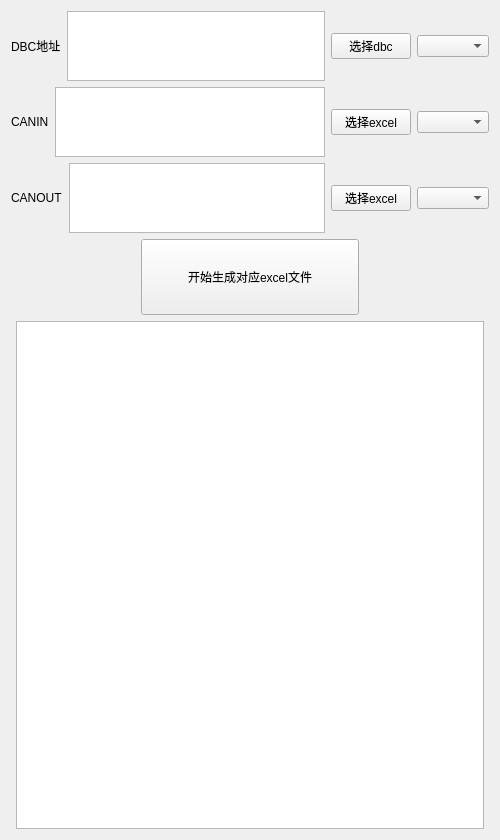
                     <widget class="QWidget" name="caninout_page">
                      <layout class="QVBoxLayout" name="verticalLayout_13" stretch="1,1,1,3,20">
                       <item>
                        <layout class="QHBoxLayout" name="horizontalLayout_20" stretch="1,8,1,1">
                         <item>
                          <widget class="QLabel" name="label1">
                           <property name="text">
                            <string>DBC地址</string>
                           </property>
                          </widget>
                         </item>
                         <item>
                          <widget class="QTextBrowser" name="dbc_file_caninout"/>
                         </item>
                         <item>
                          <widget class="QPushButton" name="btn_dbc_caninout">
                           <property name="text">
                            <string>选择dbc</string>
                           </property>
                          </widget>
                         </item>
                         <item>
                          <widget class="QComboBox" name="dbc_combox"/>
                         </item>
                        </layout>
                       </item>
                       <item>
                        <layout class="QHBoxLayout" name="horizontalLayout_21" stretch="1,8,1,1">
                         <item>
                          <widget class="QLabel" name="label_5">
                           <property name="text">
                            <string>CANIN</string>
                           </property>
                          </widget>
                         </item>
                         <item>
                          <widget class="QTextBrowser" name="canin_caninout"/>
                         </item>
                         <item>
                          <widget class="QPushButton" name="btn_canin_cainout">
                           <property name="text">
                            <string>选择excel</string>
                           </property>
                          </widget>
                         </item>
                         <item>
                          <widget class="QComboBox" name="canin_combox"/>
                         </item>
                        </layout>
                       </item>
                       <item>
                        <layout class="QHBoxLayout" name="horizontalLayout_22" stretch="1,8,1,1">
                         <item>
                          <widget class="QLabel" name="label_6">
                           <property name="text">
                            <string>CANOUT</string>
                           </property>
                          </widget>
                         </item>
                         <item>
                          <widget class="QTextBrowser" name="canout_caninout"/>
                         </item>
                         <item>
                          <widget class="QPushButton" name="btn_canout_caninout">
                           <property name="text">
                            <string>选择excel</string>
                           </property>
                          </widget>
                         </item>
                         <item>
                          <widget class="QComboBox" name="canout_combox"/>
                         </item>
                        </layout>
                       </item>
                       <item>
                        <layout class="QHBoxLayout" name="horizontalLayout_23" stretch="3,5,3">
                         <item>
                          <spacer name="horizontalSpacer_22">
                           <property name="orientation">
                            <enum>Qt::Horizontal</enum>
                           </property>
                           <property name="sizeHint" stdset="0">
                            <size>
                             <width>40</width>
                             <height>20</height>
                            </size>
                           </property>
                          </spacer>
                         </item>
                         <item>
                          <widget class="QPushButton" name="btn_start_parse_caninout">
                           <property name="sizePolicy">
                            <sizepolicy hsizetype="Minimum" vsizetype="MinimumExpanding">
                             <horstretch>0</horstretch>
                             <verstretch>0</verstretch>
                            </sizepolicy>
                           </property>
                           <property name="minimumSize">
                            <size>
                             <width>0</width>
                             <height>0</height>
                            </size>
                           </property>
                           <property name="text">
                            <string>开始生成对应excel文件</string>
                           </property>
                          </widget>
                         </item>
                         <item>
                          <spacer name="horizontalSpacer_23">
                           <property name="orientation">
                            <enum>Qt::Horizontal</enum>
                           </property>
                           <property name="sizeHint" stdset="0">
                            <size>
                             <width>40</width>
                             <height>20</height>
                            </size>
                           </property>
                          </spacer>
                         </item>
                        </layout>
                       </item>
                       <item>
                        <layout class="QHBoxLayout" name="horizontalLayout_24" stretch="1,100,1">
                         <item>
                          <spacer name="horizontalSpacer_24">
                           <property name="orientation">
                            <enum>Qt::Horizontal</enum>
                           </property>
                           <property name="sizeHint" stdset="0">
                            <size>
                             <width>40</width>
                             <height>20</height>
                            </size>
                           </property>
                          </spacer>
                         </item>
                         <item>
                          <widget class="QTextBrowser" name="caninout_text_area"/>
                         </item>
                         <item>
                          <spacer name="horizontalSpacer_25">
                           <property name="orientation">
                            <enum>Qt::Horizontal</enum>
                           </property>
                           <property name="sizeHint" stdset="0">
                            <size>
                             <width>40</width>
                             <height>20</height>
                            </size>
                           </property>
                          </spacer>
                         </item>
                        </layout>
                       </item>
                      </layout>
                     </widget>
